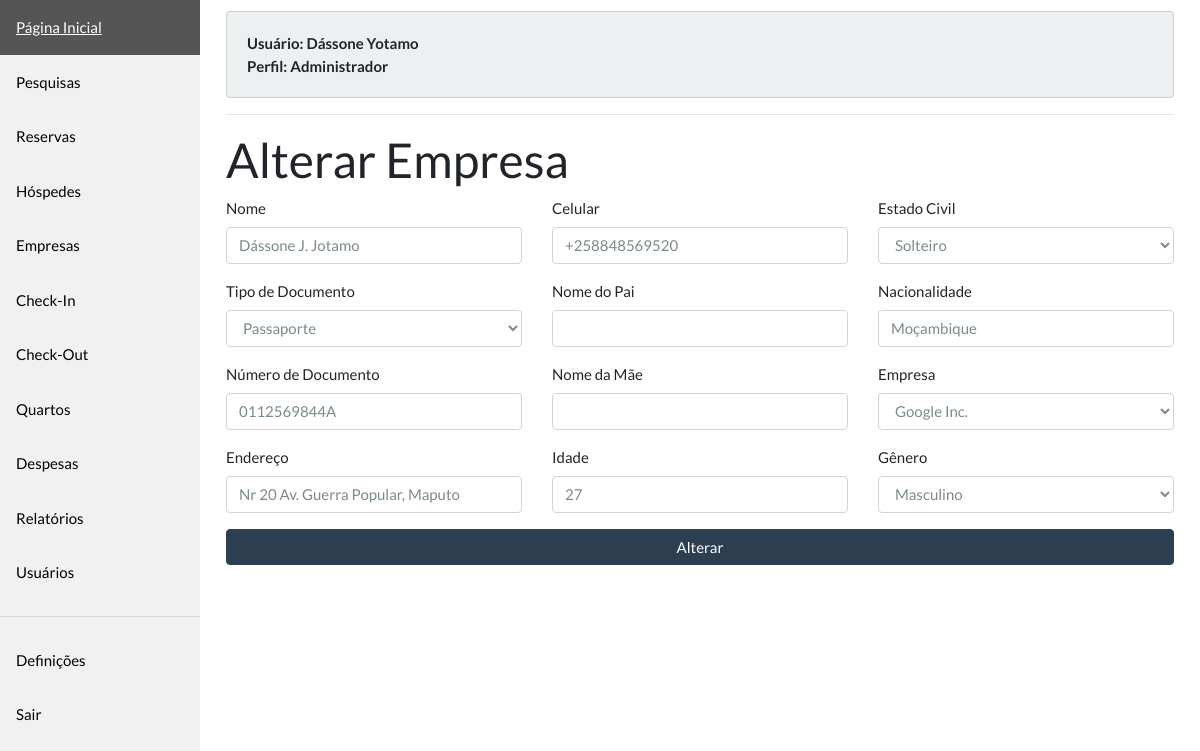
The app's page /guests/1/edit (signed in) with its own data.
### models.py (models this page shows, shortened)
class BaseModel(Model):
    class Meta:
        database = db

class User(BaseModel, UserMixin):
    name = CharField(max_length=255)
    email = CharField(max_length=255, unique=True)
    profile = CharField(max_length=50, choices=PROFILES)
    password = CharField(max_length=255, default=gph(
        'passwd'))  # TODO remove it later
    created_at = DateTimeField(default=datetime.now())
    updated_at = DateTimeField(null=True)
    created_by = ForeignKeyField('self', column_name='created_by', null=True)
    updated_by = ForeignKeyField('self',  column_name='updated_by', null=True)
    def get_profile_label(self):
        return dict(PROFILES)[self.profile]

class Mutable(BaseModel):
    created_at = DateTimeField(default=datetime.now())
    updated_at = DateTimeField(null=True)
    created_by = ForeignKeyField(User, column_name='created_by', null=True)
    updated_by = ForeignKeyField(User,  column_name='updated_by', null=True)

class Guest(Mutable):
    name = CharField(max_length=255)
    id_type = CharField(max_length=10, choices=ID_TYPES)
    id_number = CharField(max_length=50)
    address = CharField(max_length=255)
    age = IntegerField()
    cellphone = CharField(max_length=50)
    father_name = CharField(max_length=255)
    mother_name = CharField(max_length=255)
    marital_status = CharField(max_length=20)
    nationality = CharField(max_length=255)
    company = ForeignKeyField(Company, null=True)
    gender = CharField(max_length=10, choices=GENDERS)

### views/guests.py (the view, shortened to what this page needs)
@guests.route('/<int:guest_id>/edit', methods=['GET', 'POST'])
@login_required
@allowed_profile(['admin'])
def guest_edit(guest_id: int):
    form = GuestForm(obj=get(Guest, guest_id))
    return render_template('guests/edit.html', form=form)

### forms/guest.py
class GuestForm(FlaskForm):
    name = TextField('Nome', validators=[REQUIRED])
    age = IntegerField('Idade', validators=[REQUIRED])
    id_type = SelectField('Tipo de Documento', validators=[
                          REQUIRED], choices=ID_TYPES)
    id_number = TextField('Número de Documento', validators=[REQUIRED])
    address = TextField('Endereço', validators=[REQUIRED])
    cellphone = TextField('Celular', validators=[REQUIRED])
    father_name = TextField('Nome do Pai')
    mother_name = TextField('Nome da Mãe')
    marital_status = SelectField('Estado Civil', validators=[
        REQUIRED], choices=MARITAL_STATUSES)
    nationality = TextField('Nacionalidade', validators=[REQUIRED])
    company = SelectField('Empresa', choices=get_company_tuple())
    gender = SelectField('Gênero', choices=GENDERS)

### app.py (called while the page is built)
@login_manager.user_loader
def load_user(user_id):
    return get(User, user_id)

### dao.py (called while the page is built)
def get(model: Type, id: int) -> Model:
    try:
        return model.get(id)
    except model.DoesNotExist:
        raise abort(404)

### utils/security.py (called while the page is built)
    def __call__(self, func):
        @wraps(func)
        def wrapped_func(*args, **kwargs):
            user_authed = current_user.is_authenticated
            if user_authed and current_user.profile in self.profiles:
                return func(*args, **kwargs)
            raise abort(403)
        return wrapped_func

### templates/guests/edit.html (shortened to what this page needs)
{% extends "layout/base.html" %}
{% block content %}
<div>
    <h1>Alterar Empresa</h1>
    {% from "helpers/_form_helpers.html" import render_field %}
    <form method="POST" action="#">
        <div class="row">
            <div class="col-md-4">
                <div class="form-group">
                    {{ render_field(form.name, class="form-control") }}
                </div>
                <div class="form-group">
                    {{ render_field(form.id_type, class="form-control") }}
                </div>
                <div class="form-group">
                    {{ render_field(form.id_number, class="form-control") }}
                </div>
                <div class="form-group">
                    {{ render_field(form.address, class="form-control") }}
                </div>
            </div>
            <div class="col-md-4">
                <div class="form-group">
                    {{ render_field(form.cellphone, class="form-control") }}
                </div>
                <div class="form-group">
                    {{ render_field(form.father_name, class="form-control") }}
                </div>
                <div class="form-group">
                    {{ render_field(form.mother_name, class="form-control") }}
                </div>
                <div class="form-group">
                    {{ render_field(form.age, class="form-control") }}
                </div>
            </div>
            <div class="col-md-4">
                <div class="form-group">
                    {{ render_field(form.marital_status, class="form-control") }}
                </div>
                <div class="form-group">
                    {{ render_field(form.nationality, class="form-control") }}
                </div>
                <div class="form-group">
                    {{ render_field(form.company, class="form-control") }}
                </div>
                <div class="form-group">
                    {{ render_field(form.gender, class="form-control") }}
                </div>
            </div>
        </div>
        <div class="form-group">
            <input type="submit" class="btn btn-primary btn-block" value="Alterar">
        </div>
    </form>
    {% endblock %}

### templates/layout/base.html (shortened to what this page needs)
<!doctype html>
<html lang="en">
<head>
    <link rel="stylesheet" href="{{ url_for('static', filename='styles.css') }}">
    <link rel="stylesheet" href="https://stackpath.bootstrapcdn.com/bootswatch/4.5.0/flatly/bootstrap.min.css"
>
</head>
<body>
    <div class="sidebar">
        <a href="{{ url_for('index') }}">Página Inicial</a>
        {% if current_user.profile in ('receptionist', 'manager', 'admin') %}
        <a href="#">Pesquisas</a>
        {% endif %}
        {% if current_user.profile in ('receptionist', 'manager', 'admin') %}
        <a href="#">Reservas</a>
        {% endif %}
        {% if current_user.profile in ('receptionist', 'manager', 'admin') %}
        <a href="{{ url_for('guests.guest_index') }}">Hóspedes</a>
        {% endif %}
        {% if current_user.profile in ('receptionist', 'manager', 'admin') %}
        <a href="{{ url_for('companies.company_index') }}">Empresas</a>
        {% endif %}
        {% if current_user.profile in ('receptionist', 'manager', 'admin') %}
        <a href="#">Check-In</a>
        {% endif %}
        {% if current_user.profile in ('receptionist', 'manager', 'admin') %}
        <a href="#">Check-Out</a>
        {% endif %}
        {% if current_user.profile in ('receptionist', 'manager', 'admin') %}
        <a href="{{ url_for('rooms.room_index') }}">Quartos</a>
        {% endif %}
        {% if current_user.profile in ('receptionist', 'manager', 'admin') %}
        <a href="#">Despesas</a>
        {% endif %}
        {% if current_user.profile in ('receptionist', 'manager', 'admin') %}
        <a href="#">Relatórios</a>
        {% endif %}
        {% if current_user.profile in ('admin') %}
        <a href="{{ url_for('users.user_index') }}">Usuários</a>
        {% endif %}
        <hr />
        {% if current_user.profile in ('receptionist', 'manager', 'admin') %}
        <a href="#">Definições</a>
        <a href="{{ url_for('logout') }}">Sair</a>
        {% endif %}
    </div>
    <div class="content">
        <div style="padding: 10px">
            <div class="card card-body bg-light" style="font-weight: bold">
                <div>
                    Usuário: {{ current_user.name.title() }}
                </div>
                <div>
                    Perfil: {{ current_user.get_profile_label() }}
                </div>
            </div>
            <hr />
            {% block content %}
            {% endblock %}
        </div>
    </div>
</body>
</html>

### templates/helpers/_form_helpers.html (shortened to what this page needs)
{% macro render_field(field) %}
{{ field.label }}
{{ field(**kwargs)|safe }}
{% endmacro %}

### static/styles.css (style rules this page uses)
.sidebar { margin: 0; padding: 0; width: 200px; background-color: #f1f1f1; position: fixed; height: 100%; overflow: auto; }
.sidebar a { display: block; color: black; padding: 16px; text-decoration: none; }
div.content { margin-left: 200px; padding: 1px 16px; height: 1000px; }

### records on screen
User: name "Dássone Yotamo", get_profile_label "Administrador"
Guest: name "Dássone J. Jotamo", id_type "Passaporte", id_number "0112569844A", address "Nr 20 Av. Guerra Popular, Maputo", cellphone "+258848569520", age "27", marital_status "Solteiro", nationality "Moçambique", company "Google Inc.", gender "Masculino"

### other values on screen
{{ field.label }} "Nome Tipo de Documento Número de Documento Endereço Celular Nome do Pai Nome da Mãe Idade Estado Civil Nacionalidade Empresa Gênero"
